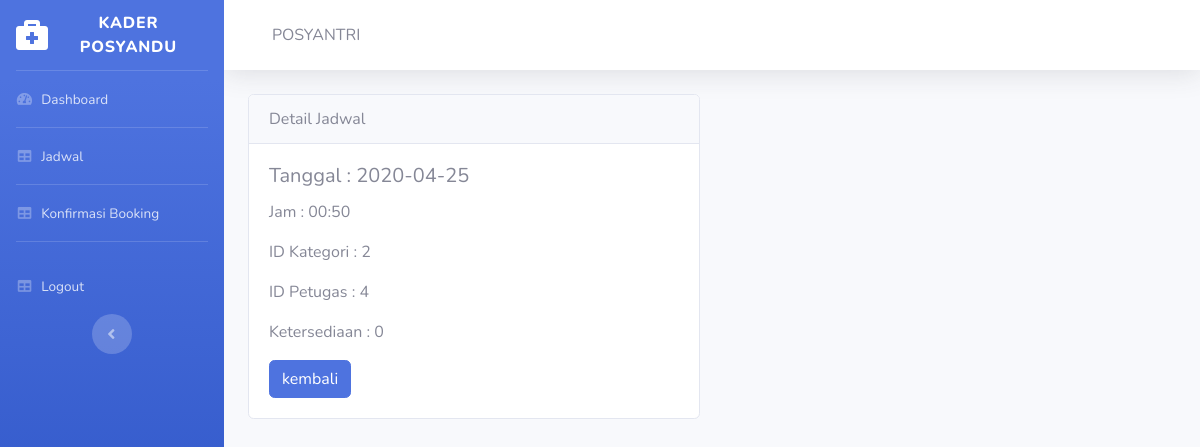
The app's page /kader/detailjadwal/3 with its own data.
### tables this page shows
CREATE TABLE `jadwal` (
  `id_jadwal` int(11) NOT NULL,
  `tanggal` date NOT NULL,
  `jam` varchar(5) NOT NULL,
  `id_kategori` int(11) NOT NULL,
  `id_petugas` int(11) NOT NULL,
  `taken` tinyint(1) NOT NULL
);

### application/controllers/Kader.php (called while the page is built, shortened)
<?php
class Kader extends CI_Controller {
    public function __construct(){
        $this->load->model('kader_model');
        $this->load->model('mBooking');
        $this->load->model('mJadwal');
        $this->load->helper('url');
        $this->load->library('session');
        $this->load->library('form_validation');
    }
    public function detailjadwal($id)
    {
        $data['title'] = 'Detail Data Jadwal';
        $data['user'] = $this->mJadwal->getJadwalByID($id);
        $this->load->view('kader/header', $data);
        $this->load->view('kader/sidebar', $data);
        $this->load->view('kader/topbar', $data);
        $this->load->view('kader/detailjadwal', $data);
        $this->load->view('kader/footer');
    }
}

### index.php (called while the page is built, shortened)
<?php
require_once BASEPATH.'core/CodeIgniter.php';

### application/models/mJadwal.php (called while the page is built, shortened)
<?php
class mJadwal extends CI_Model{
    public function getJadwalbyId($id)
    {
        return $this->db->get_where('jadwal', ['id_jadwal' => $id])->row_array();
    }
}
?>

### application/views/kader/detailjadwal.php (the view)
<div class="container">
    <div class="row mt-3">
        <div class="col-md-6">
            <div class="card">
                <div class="card-header">
                    Detail Jadwal
                </div>
                <div class="card-body">
                    <h5 class="card-title">Tanggal : <?= $user['tanggal']; ?></h5>
                    <p class="card-text">Jam : <?= $user['jam']; ?></p>
                    <p class="card-text">ID Kategori : <?= $user['id_kategori']; ?></p>
                    <p class="card-text">ID Petugas : <?= $user['id_petugas']; ?></p>
                    <p class="card-text">Ketersediaan : <?= $user['taken']; ?></p>
                    <a href=" <?= base_url('kader/jadwal') ?> " class="btn btn-primary">kembali</a>
                </div>
            </div>
        </div>
    </div>
</div>

### assets/css/style.css (style rules this page uses)
body { padding-bottom: 0px !important; }

### records on screen
jadwal: tanggal "2020-04-25", jam "00:50", id_kategori "2", id_petugas "4", taken "0"
